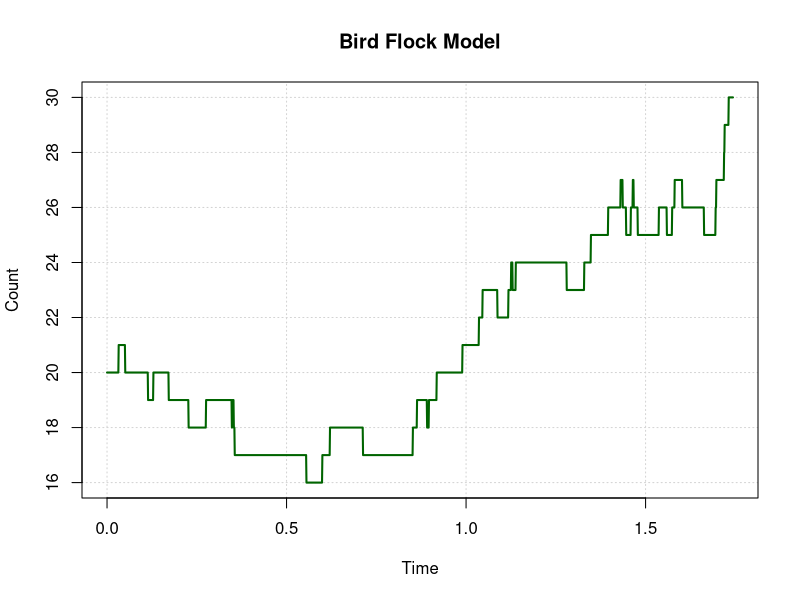

This chart was generated by the following R code:
#specifying parameters
lambda <- 0.8
mu <- 1.1
alpha <- 0.1
beta <- 0.2

#defining state and time as vectors
N <- c()
time <- c()

#setting initial values
N[1] <-20
time[1] <- 0

#specifying seed
set.seed(9809444)

#simulating trajectory
i <- 2

repeat  {

  time.birth <- (-1/(N[i-1]*lambda+alpha))*log(1-runif(1))
  time.death <- (-1/(N[i-1]*mu+beta))*log(1-runif(1))

  if(time.birth < time.death | N[i-1]==0) {
    time[i] <- time[i-1] + time.birth - 0.001
    N[i] <- N[i-1]

    if(N[i]==30) {
      break
    } else {

      time[i+1] <- time[i] + 0.001
      N[i+1] <- N[i] + 1
      i <- i+2
    }
  }

  if(time.death < time.birth & N[i-1]!=0) {
    time[i] <- time[i-1] + time.death - 0.001
     N[i] <- N[i-1]

    if(N[i]==30) {
      break
    } else {

      time[i+1] <- time[i] + 0.001
      N[i+1] <- N[i] - 1
      i <- i+2
    }
  }
}

#plotting trajectory
plot(time, N, type="l", main="Bird Flock Model", lty=1, lwd=2, col="dark green",
     xlab="Time", ylab="Count", panel.first=grid())
